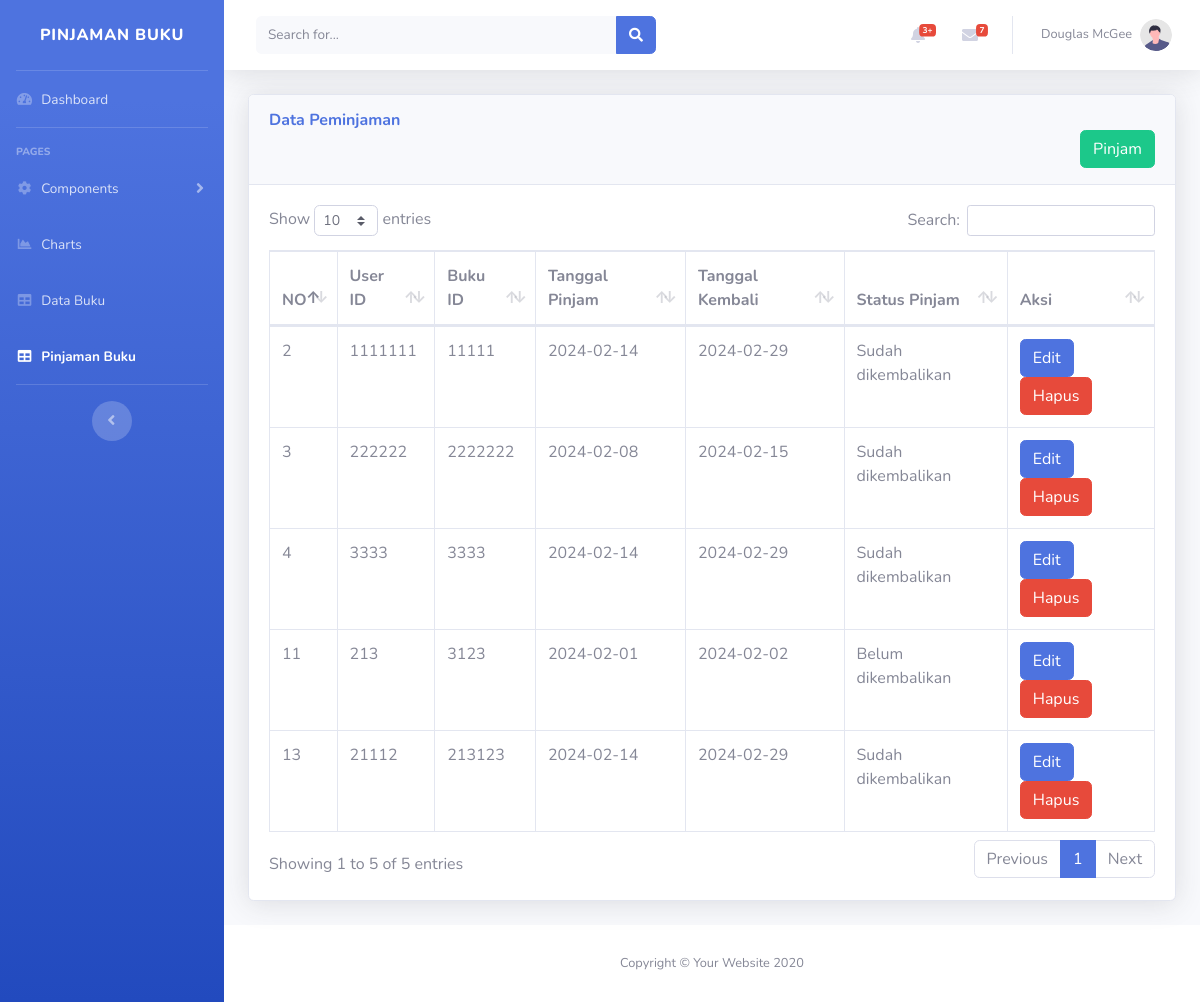
The app's page /index.php/admin/peminjaman/daftarpinjaman with its own data.
### tables this page shows
CREATE TABLE `peminjaman` (
  `peminjaman_id` int(11) NOT NULL,
  `user_id` int(11) NOT NULL,
  `buku_id` int(11) NOT NULL,
  `tanggal_peminjaman` date NOT NULL,
  `tanggal_pengembalian` date NOT NULL,
  `status_peminjaman` varchar(255) NOT NULL
);

### application/controllers/admin/Peminjaman.php (called while the page is built, shortened)
<?php
class Peminjaman extends CI_Controller
{
    public function __construct()
    {
        $this->load->model('Pinjaman_model');
        $this->load->helper('form');
    }
    public function daftarpinjaman()
    {
        $data['peminjaman'] = $this->Pinjaman_model->get_pinjaman();
        $data['title'] = 'Pinjaman Buku';
        $this->load->view('admin/buku/pinjaman', $data);
    }
}

### index.php (called while the page is built, shortened)
<?php
require_once BASEPATH.'core/CodeIgniter.php';

### application/models/Pinjaman_model.php (called while the page is built, shortened)
<?php
class Pinjaman_model extends CI_Model
{
    public function get_pinjaman()
    {
        $query = $this->db->get('peminjaman');
        return $query->result();
    }
}

### application/views/admin/buku/pinjaman.php (the view, shortened to what this page needs)
<!DOCTYPE html>
<html lang="en">
<head>
    <link href="assets/fontawesome-free/css/all.min.css" rel="stylesheet" type="text/css">
    <link href="<?= base_url('assets/css/sb-admin-2.min.css') ?>" rel="stylesheet">
    <link href="<?php echo base_url('assets/datatables/datatables.bootstrap4.min.css') ?>" rel="stylesheet">
</head>
<body id="page-top">
    <div id="wrapper">
        <ul class="navbar-nav bg-gradient-primary sidebar sidebar-dark accordion" id="accordionSidebar">
            <a class="sidebar-brand d-flex align-items-center justify-content-center" href=<?= base_url('admin') ?>>
                <div class="sidebar-brand-text mx-3">Pinjaman Buku</div>
            </a>
            <hr class="sidebar-divider my-0">
            <li class="nav-item">
                <a class="nav-link" href=<?= base_url('admin') ?>>
                    <i class="fas fa-fw fa-tachometer-alt"></i>
                    <span>Dashboard</span></a>
            </li>
            <hr class="sidebar-divider">
            <div class="sidebar-heading">
                Pages
            </div>
            <li class="nav-item">
                <a class="nav-link collapsed" href="#" data-toggle="collapse" data-target="#collapseTwo" aria-expanded="true" aria-controls="collapseTwo">
                    <i class="fas fa-fw fa-cog"></i>
                    <span>Components</span>
                </a>
            </li>
            <li class="nav-item">
                <a class="nav-link" href=<?= base_url('charts') ?>>
                    <i class="fas fa-fw fa-chart-area"></i>
                    <span>Charts</span></a>
            </li>
            <li class="nav-item ">
                <a class="nav-link" href=<?= base_url('daftarbuku') ?>>
                    <i class="fas fa-fw fa-table"></i>
                    <span>Data Buku</span></a>
            </li>
            <li class="nav-item active">
                <a class="nav-link" href=<?= base_url('pinjamanbuku') ?>>
                    <i class="fas fa-fw fa-table"></i>
                    <span>Pinjaman Buku</span></a>
            </li>
            <hr class="sidebar-divider d-none d-md-block">
            <div class="text-center d-none d-md-inline">
                <button class="rounded-circle border-0" id="sidebarToggle"></button>
            </div>
        </ul>
        <div id="content-wrapper" class="d-flex flex-column">
            <div id="content">
                <nav class="navbar navbar-expand navbar-light bg-white topbar mb-4 static-top shadow">
                    <form class="d-none d-sm-inline-block form-inline mr-auto ml-md-3 my-2 my-md-0 mw-100 navbar-search">
                        <div class="input-group">
                            <input type="text" class="form-control bg-light border-0 small" placeholder="Search for..." aria-label="Search" aria-describedby="basic-addon2">
                            <div class="input-group-append">
                                <button class="btn btn-primary" type="button">
                                    <i class="fas fa-search fa-sm"></i>
                                </button>
                            </div>
                        </div>
                    </form>
                    <ul class="navbar-nav ml-auto">
                        <li class="nav-item dropdown no-arrow mx-1">
                            <a class="nav-link dropdown-toggle" href="#" id="alertsDropdown" role="button" data-toggle="dropdown" aria-haspopup="true" aria-expanded="false">
                                <i class="fas fa-bell fa-fw"></i>
                                <span class="badge badge-danger badge-counter">3+</span>
                            </a>
                        </li>
                        <li class="nav-item dropdown no-arrow mx-1">
                            <a class="nav-link dropdown-toggle" href="#" id="messagesDropdown" role="button" data-toggle="dropdown" aria-haspopup="true" aria-expanded="false">
                                <i class="fas fa-envelope fa-fw"></i>
                                <span class="badge badge-danger badge-counter">7</span>
                            </a>
                        </li>
                        <li class="nav-item dropdown no-arrow">
                            <a class="nav-link dropdown-toggle" href="#" id="userDropdown" role="button" data-toggle="dropdown" aria-haspopup="true" aria-expanded="false">
                                <span class="mr-2 d-none d-lg-inline text-gray-600 small">Douglas McGee</span>
                                <img class="img-profile rounded-circle" src="img/undraw_profile.svg">
                            </a>
                        </li>
                    </ul>
                </nav>
                <div class="container-fluid">
                    <div class="card shadow mb-4">
                        <div class="card-header py-3">
                            <h6 class="m-0 font-weight-bold text-primary">Data Peminjaman</h6>
                            <button type="button" class="btn btn-success float-right" data-toggle="modal" data-target="#exampleModal">
                                Pinjam
                            </button>
                        </div>
                        <div class="card-body">
                            <div class="table-responsive">
                                <table class="table table-bordered" id="dataTable" width="100%" cellspacing="0">
                                    <thead>
                                        <tr>
                                            <th>NO</th>
                                            <th>User ID</th>
                                            <th>Buku ID</th>
                                            <th>Tanggal Pinjam</th>
                                            <th>Tanggal Kembali</th>
                                            <th>Status Pinjam</th>
                                            <th>Aksi</th>
                                        </tr>
                                    </thead>
                                    <tbody>
                                        <?php foreach ($peminjaman as $item) : ?>
                                            <tr>
                                                <td><?php echo $item->peminjaman_id ?></td>
                                                <td><?php echo $item->user_id ?></td>
                                                <td><?php echo $item->buku_id ?></td>
                                                <td><?php echo $item->tanggal_peminjaman ?></td>
                                                <td><?php echo $item->tanggal_pengembalian ?></td>
                                                <td><?php echo $item->status_peminjaman ?></td>
                                                <td>
                                                    <button type="button" class="btn btn-primary" data-toggle="modal" data-target="#edit<?php echo $item->buku_id ?>">
                                                        Edit
                                                    </button>
                                                    <a href="<?= base_url('delete_pinjaman/' . $item->peminjaman_id) ?>"><button type="button" class="btn btn-danger">
                                                            Hapus
                                                        </button></a>
                                                </td>
                                            </tr>
                                        <?php endforeach; ?>
                                    </tbody>
                                </table>
                            </div>
                        </div>
                    </div>
                </div>
            </div>
            <footer class="sticky-footer bg-white">
                <div class="container my-auto">
                    <div class="copyright text-center my-auto">
                        <span>Copyright &copy; Your Website 2020</span>
                    </div>
                </div>
            </footer>
        </div>
    </div>
</body>
</html>

### records on screen
peminjaman: peminjaman_id "2", user "1111111", buku "11111", tanggal_peminjaman "2024-02-14", tanggal_pengembalian "2024-02-29", status_peminjaman "Sudah dikembalikan"
peminjaman: peminjaman_id "3", user "222222", buku "2222222", tanggal_peminjaman "2024-02-08", tanggal_pengembalian "2024-02-15", status_peminjaman "Sudah dikembalikan"
peminjaman: peminjaman_id "4", user "3333", buku "3333", tanggal_peminjaman "2024-02-14", tanggal_pengembalian "2024-02-29", status_peminjaman "Sudah dikembalikan"
peminjaman: peminjaman_id "11", user "213", buku "3123", tanggal_peminjaman "2024-02-01", tanggal_pengembalian "2024-02-02", status_peminjaman "Belum dikembalikan"
peminjaman: peminjaman_id "13", user "21112", buku "213123", tanggal_peminjaman "2024-02-14", tanggal_pengembalian "2024-02-29", status_peminjaman "Sudah dikembalikan"
